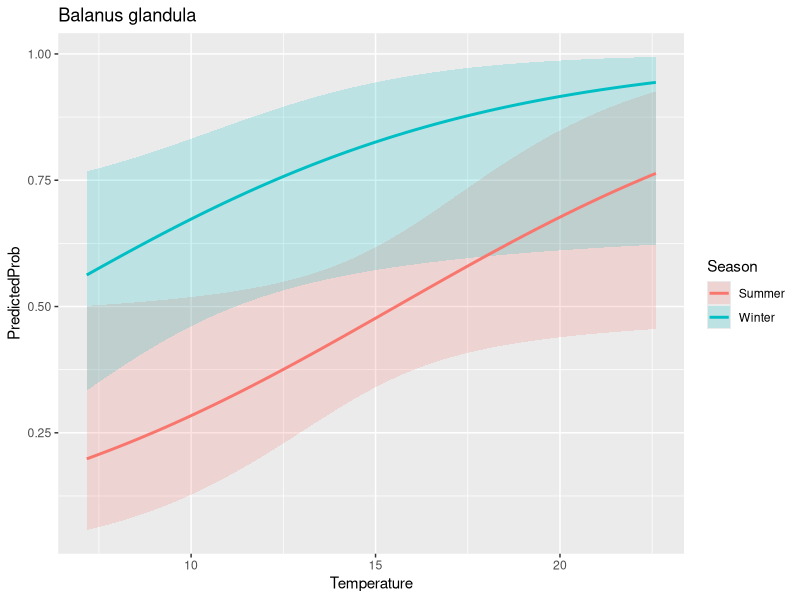

Recreate this plot in R.
# ============================================
# BENTHIC SPECIES LOGISTIC REGRESSION MODELS for PRESENCE/ABSENCE 
# Joe's first attempt 
# Last edited: 05/18/2021
# ============================================
library('tidyverse')
library('dplyr')
library('ggplot2')

# by.sample.species already has technical replicates merged
by.sample.species <- read.csv('../data/by.sample.species.csv')
# all the good environmental data 
events <- read.csv('../data/events.joe.format.csv')

# filter out non-san juan data (comment out later)
SJI.sample.species <- by.sample.species # %>%
  #separate(col=sample, remove=FALSE, into=c("site", "date"), sep = 2) %>%
  #filter(site %in% c('LK','CP','FH')) 

# use all species detected at least once as a base 
# TODO need more practice with pivot_wider and pivot_longer  
presence.absence <- SJI.sample.species %>%
  select(sample, species, nReads) %>%
  pivot_wider(names_from=sample, values_from=nReads, values_fill=list(nReads=0))

presence.absence <- presence.absence %>%  
  pivot_longer(!species, names_to='sample', values_to='nReads') 

presence.absence <- presence.absence %>% 
  mutate(nReads = case_when(nReads == 0 ~ 0, nReads !=0 ~ 1)) %>%
  rename(presence=nReads)

# check to make sure the length of presence.absence makes sense - i think it does
#unique.species <- length(unique(SJI.sample.species$sample))
#unique.samples <- length(unique(SJI.sample.species$species))
#FH.unique.species <- length(unique(FH.sample.species$species))
#print(unique.species*unique.samples)

# connect with environmental data to use as continuous variables
presence.absence <- inner_join(presence.absence, events) 

# create site and date column in addition to "sample" 
presence.absence <- presence.absence %>%
  separate(col=sample, remove=FALSE, into=c("site", "date"), sep = 2) 

# now we can build a beautiful logistic model for every species
xtabsdf <- as.data.frame(xtabs(~ presence + sample, data = presence.absence))
presence.absence$sample <- factor(presence.absence$sample)
presence.absence$species <- factor(presence.absence$species)
presence.absence$site <- factor(presence.absence$site)
presence.absence$Area <- factor(presence.absence$Area)

# need list of dataframes for each species to make logit models more manageable 
p.a.species <- list()

# loop through all species, creating a dataframe for each 
for(i in unique(presence.absence$species)) {
  print(i)
  one.species <- presence.absence %>%
    filter(species %in% c(i))
  p.a.species[[i]] <- one.species
  
}

# LOGIT FUNCTION =======================================
# takes species string -> returns logit object
# model takes season(factor), pH(cont) and temperature(cont) as inputs
# TODO make function take independent variables as inputs
# ======================================================
species_logit <- function(species_str){

  mylogit <- glm(presence ~ Season + pH_new + Temperature, data = p.a.species[[species_str]], family = "binomial", maxit=100)
  print(p.a.species[[species_str]])
  
  print(mylogit)
  confint(mylogit)
  
  return(mylogit)
  
  }
# ======================================================

# call the logit function 
test_logit <- species_logit('Balanus glandula')

# display results 
summary(test_logit)


# VISUAlIZE LOGIT MODEL AS PROBABILITY  ================
# takes logit object and species string as input
# holds pH constant to visualize temp gradient 
# ======================================================
max(presence.absence$Temperature)
min(presence.absence$Temperature)

plot_logit <- function(species_str, test_logit) {
  
  print(confint(test_logit))
  print(exp(cbind(OR = coef(test_logit), confint(test_logit))))
  
  # create range of temps, for both "Summer" and "Winter" factors, hold pH constant  
  newdata2 <- with(p.a.species[[species_str]], data.frame(
                Temperature = rep(seq(from = 7.17, to = 22.6, length.out = 100),2), 
                pH_new = mean(pH_new), 
                Season = factor(rep(c('Summer','Winter'), each = 100))))

  newdata3 <- cbind(newdata2, predict(test_logit, newdata = newdata2, type = "link",
                se = TRUE))

  newdata3 <- within(newdata3, {
    PredictedProb <- plogis(fit)
    LL <- plogis(fit - (1.96 * se.fit))
    UL <- plogis(fit + (1.96 * se.fit))
  })

  head(newdata3)
  
  # plot the output 
  logit_plot <- ggplot(newdata3, aes(x = Temperature, y = PredictedProb)) + geom_ribbon(aes(ymin = LL,
  ymax = UL, fill = Season), alpha = 0.2) + geom_line(aes(colour = Season),
  size = 1) + labs(title=species_str)
  
  return(logit_plot)
  }
# ======================================================

# call the visualize function 
plot_logit('Balanus glandula', test_logit)

# ======================================================

# TODO so i don't forget 
# replicate graph from Terrie's student's published paper for p/a data
# known spawning month for invertebrates nReads 
# habitat depth of detected organisms? 
# replicate interactive app to view relative abundance and community structure
